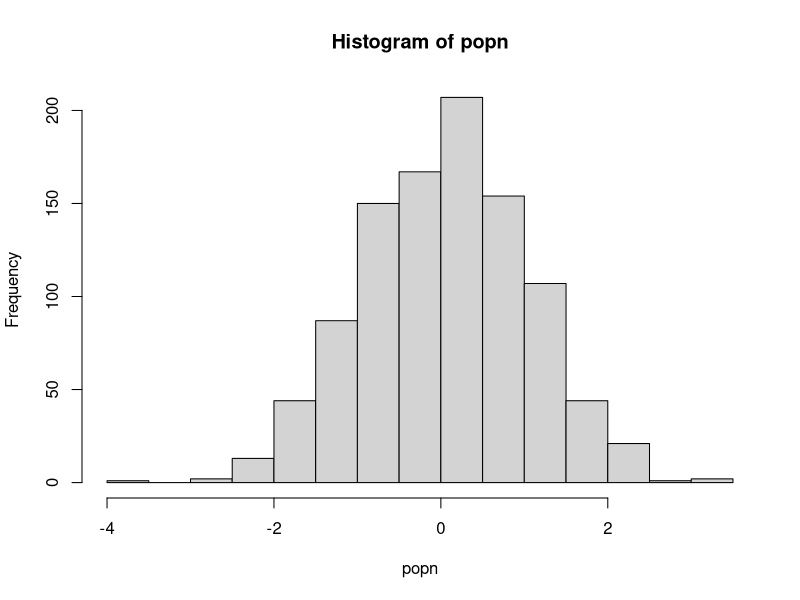

Write R code to recreate this figure.
#!/usr/bin/env Rscript

#Author: Emma Deeks ead19@imperial.ac.uk
#Script: sample.R
#Desc: Example script of using vectorization involving lapply and sapply. 
#Also times the different functions under a vectorized and looped approach to lapply and sapply.
#Arguments: No input	
#Outputs: The result of the functions using loops and vectorisation as well as the time taken to run each function with apply,
#vectorization and preallocation
#Date: Oct 2019  

######### Functions ##########
# Function: Example script of using vectorization involving lapply and sapply. 


## A function to take a sample of size n from a population "popn" and return its mean
myexperiment <- function(popn,n){
  pop_sample <- sample(popn, n, replace = FALSE)
  return(mean(pop_sample))
}

## Calculate means using a for loop without preallocation:
loopy_sample1 <- function(popn, n, num){
  result1 <- vector() #Initialize empty vector of size 1
  for(i in 1:num){
    result1 <- c(result1, myexperiment(popn, n))
  }
  return(result1)
}

## To run "num" iterations of the experiment using a for loop on a vector with preallocation:
loopy_sample2 <- function(popn, n, num){
  result2 <- vector(,num) #Preallocate expected size
  for(i in 1:num){
    result2[i] <- myexperiment(popn, n)
  }
  return(result2)
}

## To run "num" iterations of the experiment using a for loop on a list with preallocation:
loopy_sample3 <- function(popn, n, num){
  result3 <- vector("list", num) #Preallocate expected size
  for(i in 1:num){
    result3[[i]] <- myexperiment(popn, n)
  }
  return(result3)
}


## To run "num" iterations of the experiment using vectorization with lapply:
lapply_sample <- function(popn, n, num){
  result4 <- lapply(1:num, function(i) myexperiment(popn, n))
  return(result4)
}

## To run "num" iterations of the experiment using vectorization with lapply:
sapply_sample <- function(popn, n, num){
  result5 <- sapply(1:num, function(i) myexperiment(popn, n))
  return(result5)
}

popn <- rnorm(1000) #Generate the population
hist(popn)
n <- 20 # sample size for each experiment
num <- 100 # Number of times to rerun the experiment

n <- 20 # sample size for each experiment
num <- 1000 # Number of times to rerun the experiment


#Times the time taken for script to run 
print("The loopy, non-preallocation approach takes:" )
print(system.time(loopy_sample1(popn, n, num)))

print("The loopy, but with preallocation approach takes:" )
print(system.time(loopy_sample2(popn, n, num)))

print("The loopy, non-preallocation approach takes:" )
print(system.time(loopy_sample3(popn, n, num)))

print("The vectorized sapply approach takes:" )
print(system.time(sapply_sample(popn, n, num)))

print("The vectorized lapply approach takes:" )
print(system.time(lapply_sample(popn, n, num)))
